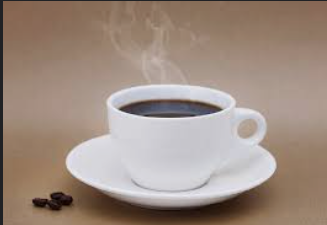
#> input picture example_process_img/food_solo.png, 327 x 225 px, found by its file name
$ jupyter execute food_focusing.ipynb
#> lines starting #> are read from the running program, lines starting #| are printed output that depends on the picture; after the words box and inside, x2 and y2 are one past the last pixel; in counts of white or black regions, pixels touching at a corner belong together
[cell 1]
import cv2
import numpy as np
MASK_COLOR = (1.0,1.0,1.0) # In BGR format

[cell 2]
#-- Read image -----------------------------------------------------------------------
img = cv2.imread('food_solo.png')
#> img is the input picture: shape (225, 327, 3); mean B, G, R 129.4, 140.8, 158.5
gray = cv2.cvtColor(img,cv2.COLOR_BGR2GRAY)
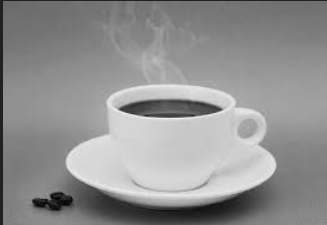
#> gray: shape (225, 327); min 3, max 240, mean 144.7
cv2.imwrite('gray.png', gray)
#> Out = True

[cell 3]
#-- 에지 검출 -------------------------------------------------------------------
'''
cv2.Canny(이미지, 하위 임계값, 상위 임계값)
하위 임곗값과 상위 임곗값으로 픽셀이 갖는 최솟값과 최댓값을 설정해 검출 진행
픽셀이 상위 임곗값보다 큰 기울기를 가지면 픽셀을 가장자리로
간주하고, 하위 임곗값보다 낮은 경우 가장자리로 고려 x
'''
edges = cv2.Canny(gray,40, 150)
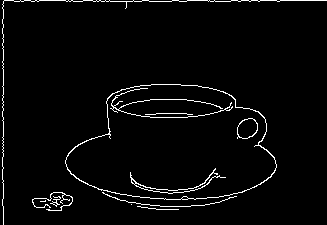
#> edges: shape (225, 327); 3% white in thin lines or dots
#cv2.imshow('Canny_edge', edges)                                   # Display
#cv2.waitKey()

cv2.imwrite('Canny_edge.png', edges)

#이미지 팽창, erode와 반대, 굵어지는 효과
edges = cv2.dilate(edges, None)
#> edges: shape (225, 327); 9.3% white; 5 white regions, box (x1, y1, x2, y2) and area: (64, 83, 278, 211) 3786, (1, 0, 327, 225) 1604, (129, 167, 227, 195) 678, (31, 191, 74, 212) 564, (236, 117, 259, 140) 240
#cv2.imshow('Canny_dilate', edges)                                   # Display
#cv2.waitKey()

cv2.imwrite('Canny_dilate.png', edges)

#이미지 침식, 흐릿한 경계부분을 배경으로 만드는 작업, 가늘어지는 효과
edges = cv2.erode(edges, None)
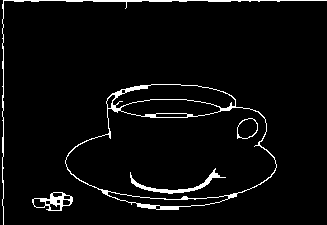
#> edges: shape (225, 327); 4% white; 5 white regions
#cv2.imshow('Canny_erode', edges)                                   # Display
#cv2.waitKey()

cv2.imwrite('Canny_erode.png', edges)
#> Out = True

[cell 4]
#-- 에지의 윤곽 검출 및 영역 정렬---------------------------------------------
contour_info = []
contours, _ = cv2.findContours(edges, cv2.RETR_EXTERNAL, cv2.CHAIN_APPROX_NONE)
#> contours = 3 contours; box (x1, y1, x2, y2) and area: (65, 84, 277, 210) 19100, (32, 192, 73, 211) 453, (2, 0, 327, 225) 200
for c in contours:
    contour_info.append((
        c,
        cv2.contourArea(c),
    ))
#> this loop made 3 passes
#> after the loop, contour_info = 3 items
contour_info = sorted(contour_info, key=lambda c: c[1], reverse=True)
max_contour = contour_info[0]
#> max_contour = 2 items, first 2: contour of 531 points, box (x1, y1, x2, y2) (65, 84, 277, 210), area 19100, 19100.5

img_draw_contour=cv2.drawContours(gray, max_contour[0], -1, (0,255,0), 3)
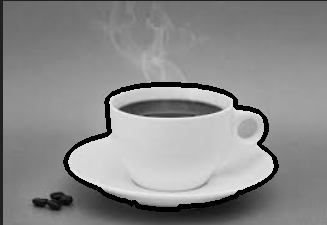
#> img_draw_contour: shape (225, 327); min 0, max 240, mean 139.4
cv2.imwrite('img_draw_contour.png', img_draw_contour)
#> Out = True

[cell 5]
#-- 빈 마스크를 작성하고 가장 큰 윤곽선에 해당하는 채워진 다각형 생성  ----
# 마스크 = 검정색, 다각형 = 하얀색
mask = np.zeros(edges.shape)
cv2.fillConvexPoly(mask, max_contour[0], (255))
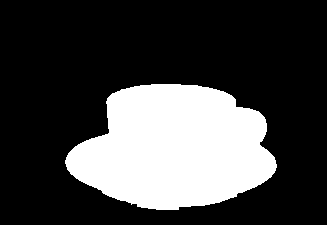
#> mask: shape (225, 327) float64; 26.3% white; 1 white region, box (x1, y1, x2, y2) and area: (65, 84, 277, 210) 19371
#cv2.imshow('fill_mask', mask)                                   # Display
#cv2.waitKey()

cv2.imwrite('fill_mask.png', mask)
#> Out = True

[cell 6]
#-- 마스크 스무딩 후 블러 처리 --------------------------------------------------------
mask = cv2.dilate(mask, None, iterations=10) #MASK_DILATE_ITER
#> mask: shape (225, 327) float64; 36.2% white; 1 white region, box (x1, y1, x2, y2) and area: (55, 74, 287, 220) 26639
#cv2.imshow('mask_dilate', mask)                                   # Display
#cv2.waitKey()

cv2.imwrite('mask_dilate.png', mask)

mask = cv2.erode(mask, None, iterations=10)  #MASK_ERODE_ITER
#> mask: shape (225, 327) float64; 26.4% white; 1 white region, box (x1, y1, x2, y2) and area: (65, 84, 277, 210) 19459
#cv2.imshow('mask_erode', mask)                                   # Display
#cv2.waitKey()

cv2.imwrite('mask_erode.png', mask)

mask = cv2.GaussianBlur(mask, (21, 21), 0)
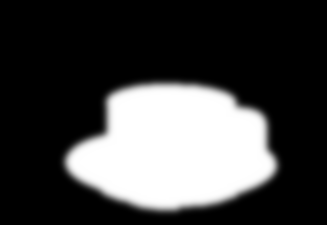
#> mask: shape (225, 327) float64; min 0, max 255, mean 67.4; drawn with min black and max white
#cv2.imshow('mask_Gaussian', mask)                                   # Display
#cv2.waitKey()

cv2.imwrite('mask_Gaussian.png', mask)

mask_stack = np.dstack([mask]*3)    # Create 3-channel alpha mask

[cell 7]
#-- 마스크된 img를 MASK_COLOR 배경에 혼합 --------------------------------------
mask_stack  = mask_stack.astype('float32') / 255.0          # Use float matrices,
img         = img.astype('float32') / 255.0                 #  for easy blending

#오브젝트 추출
masked = (mask_stack * img) + ((1-mask_stack) * MASK_COLOR) # Blend
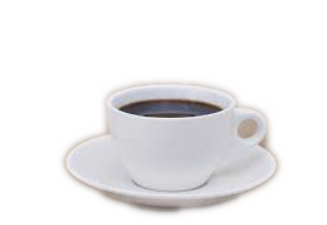
#> masked: shape (225, 327, 3) float64; mean of channels 0, 1, 2 0.936, 0.932, 0.935; drawn as B, G, R
masked = (masked * 255).astype('uint8')                     # Convert back to 8-bit
#cv2.imshow('img_obj', masked)                                   # Display
#cv2.waitKey()

#배경 추출
back_masked = ((1-mask_stack) * img) + ((mask_stack) * MASK_COLOR)
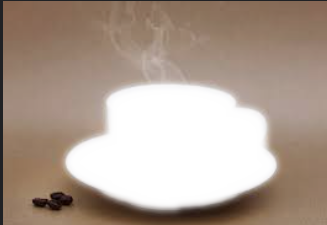
#> back_masked: shape (225, 327, 3) float64; mean of channels 0, 1, 2 0.571, 0.62, 0.687; drawn as B, G, R
back_masked = (back_masked * 255).astype('uint8')
#cv2.imshow('img_bg', back_masked)                                   # Display
#cv2.waitKey()

#이미지 저장
cv2.imwrite('only_coffee.png', masked)           # Save
cv2.imwrite('background.png', back_masked)
#> Out = True

[cell 8]
#배경 블러처리
img_blur = cv2.blur(back_masked,(13,13))
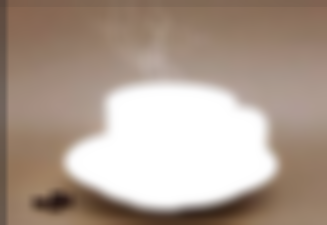
#> img_blur: shape (225, 327, 3); mean of channels 0, 1, 2 145.7, 158.3, 175.4; drawn as B, G, R
#cv2.imshow('img_blur', img_blur)                                   # Display
#cv2.waitKey()

cv2.imwrite('img_blur.png', img_blur)
#> Out = True

[cell 9]
#이미지 합성
#img_blur + masked
bit_and = cv2.bitwise_and(img_blur, masked)
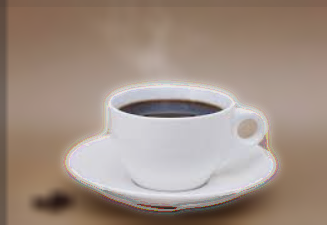
#> bit_and: shape (225, 327, 3); mean of channels 0, 1, 2 131.4, 142.8, 160.4; drawn as B, G, R
#cv2.imshow('img_and', bit_and)                                   # Display
#cv2.waitKey()
cv2.imwrite('mixed.png', bit_and)
#> Out = True
